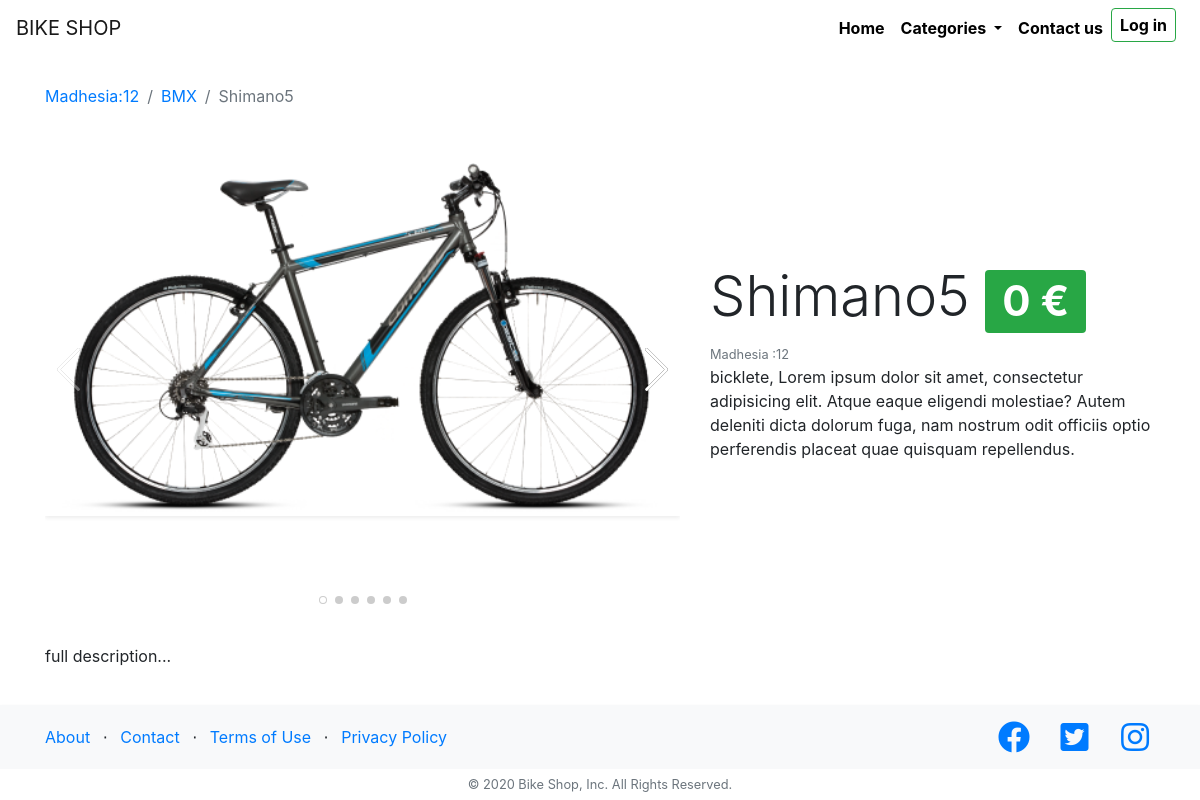
The page /bike/Shimano5 on the database as committed earlier.
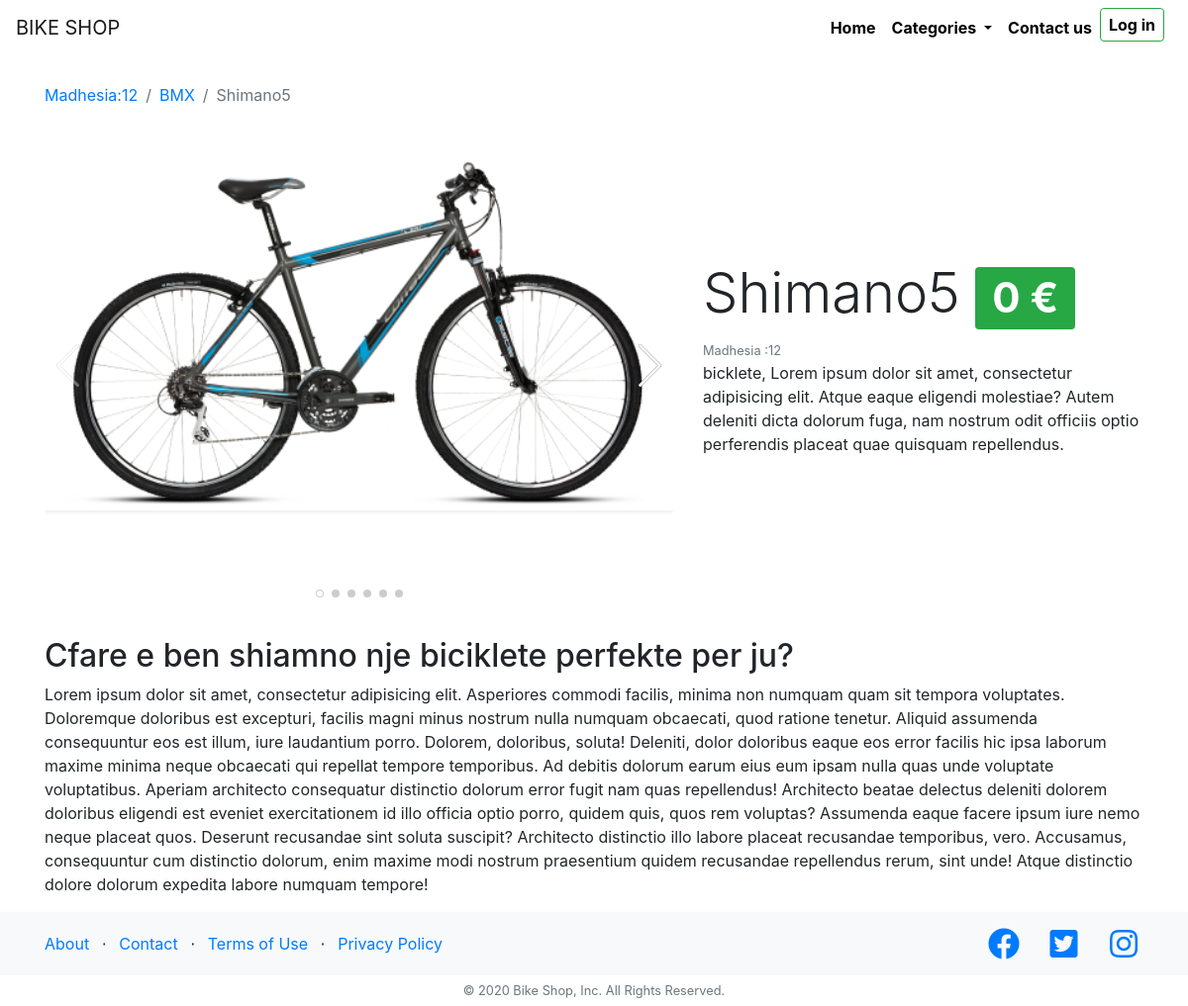
The same page on the database as committed later.
### shop/models.py (models this page shows, shortened)
class Bikes(models.Model):
    name = models.CharField(max_length=35, default="Shimano")
    size = models.CharField(max_length=2, default=26)
    color = models.CharField(max_length=10, default="Blu")
    description = models.TextField(default="bicklete")
    full_description = RichTextField(blank=True, null=True)
    price = models.CharField(max_length=5, default=0)
    image = models.ImageField(default="defalut.png")
    age_category = models.CharField(default=16, max_length=15)
    bike_categories = models.CharField(default="BMX", max_length=50)
    class Meta:
        verbose_name_plural = 'Bikes'

### shop/views.py (the view)
# urls.py: path('bike/<name>', views.details, name='details'),
def details(request, name):
    selected_bike = Bikes.objects.get(name=name)
    show_bike = {'bike': selected_bike}
    return render(request, 'shop/details.html', show_bike)

### shop/templates/shop/details.html (shortened to what this page needs)
{% extends 'shop/layout.html' %}
{% load static %}
{% block extrahead  %}
    <link rel="stylesheet" href="{% static 'shop/fix_navbar.css' %}">
    <link rel="stylesheet" href="{% static 'shop/libraries/swiper/swiper-bundle.min.css' %}">
{% endblock %}
{% block content %}
<div class="container mt-5 pt-4">
    <div class="row align-items-center">
        <div class="col-md-12">
            <nav aria-label="breadcrumb">
              <ol class="breadcrumb bg-transparent pl-0 mb-0">
                <li class="breadcrumb-item"><a href="/search?size={{ bike.size }}">Madhesia:{{bike.size}}</a></li>
                <li class="breadcrumb-item"><a href="/category/{{ bike.bike_categories }}">{{ bike.bike_categories }}</a></li>
                <li class="breadcrumb-item active" aria-current="page">{{ bike.name }}</li>
              </ol>
            </nav>
        </div>
        <div class="col-md-5 order-md-2">
            <h1 class="display-4 text-capitalize">{{bike.name}} <span class="badge badge-success">{{bike.price}} &euro;</span></h1>
            <small class="text-muted">Madhesia :{{bike.size}}</small>
            <p>
                {{bike.description}},
                Lorem ipsum dolor sit amet, consectetur adipisicing elit. Atque eaque eligendi molestiae? Autem deleniti dicta dolorum fuga, nam nostrum odit officiis optio perferendis placeat quae quisquam repellendus.
            </p>
        </div>
        <div class="col-md-7 order-md-1">
            <div class="swiper-container">
              <div class="swiper-wrapper">
                <div class="swiper-slide">
                  <img src="{{bike.image.url}}" class="shadow-sm bike-img swiper-lazy" alt="{{bike.name}}">
                </div>
              </div>
              <div class="swiper-pagination swiper-pagination-white"></div>
              <div class="swiper-button-next swiper-button-white"></div>
            </div>
        </div>
    </div>
    <div class="row mt-4">
        <div class="col-md-12">
            <div class="full-description">
                {{ bike.full_description | safe}}
            </div>
        </div>
    </div>
</div>
{% endblock %}

Rows that differ between the two databases and show on the page:
changed Bikes "Shimano5": full_description "full description..." → "Cfare e ben shiamno nje biciklete perfekte per ju? Lorem ipsum dolor sit amet, consectetur adipisicing elit. Asperiores commodi facilis, minima non numquam quam sit tempora voluptates. Doloremque doloribus est excepturi, facilis magni minus nostrum nulla numquam obcaecati, quod ratione tenetur. Aliquid assumenda consequuntur eos est illum, iure laudantium porro. Dolorem, doloribus, soluta! Deleniti, dolor doloribus eaque eos error facilis hic ipsa laborum maxime minima neque obcaecati qui repellat tempore temporibus. Ad debitis dolorum earum eius eum ipsam nulla quas unde voluptate voluptatibus. Aperiam architecto consequatur distinctio dolorum error fugit nam quas repellendus! Architecto…"
